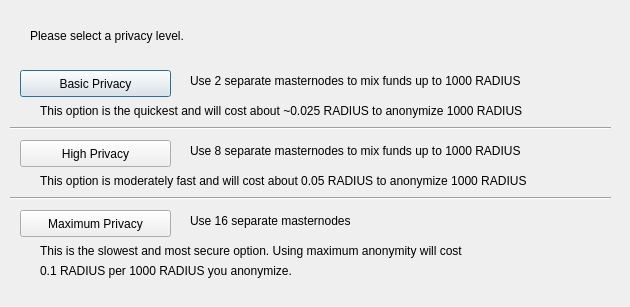
<?xml version="1.0" encoding="UTF-8"?>
<ui version="4.0">
 <class>DarksendConfig</class>
 <widget class="QDialog" name="DarksendConfig">
  <property name="geometry">
   <rect>
    <x>0</x>
    <y>0</y>
    <width>630</width>
    <height>307</height>
   </rect>
  </property>
  <property name="windowTitle">
   <string>Configure PrivateSend</string>
  </property>
  <widget class="QPushButton" name="buttonBasic">
   <property name="geometry">
    <rect>
     <x>20</x>
     <y>70</y>
     <width>151</width>
     <height>27</height>
    </rect>
   </property>
   <property name="text">
    <string>Basic Privacy</string>
   </property>
  </widget>
  <widget class="QPushButton" name="buttonHigh">
   <property name="geometry">
    <rect>
     <x>20</x>
     <y>140</y>
     <width>151</width>
     <height>27</height>
    </rect>
   </property>
   <property name="text">
    <string>High Privacy</string>
   </property>
  </widget>
  <widget class="QPushButton" name="buttonMax">
   <property name="geometry">
    <rect>
     <x>20</x>
     <y>210</y>
     <width>151</width>
     <height>27</height>
    </rect>
   </property>
   <property name="text">
    <string>Maximum Privacy</string>
   </property>
  </widget>
  <widget class="QLabel" name="label">
   <property name="geometry">
    <rect>
     <x>30</x>
     <y>20</y>
     <width>571</width>
     <height>31</height>
    </rect>
   </property>
   <property name="text">
    <string>Please select a privacy level.</string>
   </property>
  </widget>
  <widget class="QLabel" name="label_2">
   <property name="geometry">
    <rect>
     <x>190</x>
     <y>70</y>
     <width>421</width>
     <height>21</height>
    </rect>
   </property>
   <property name="text">
    <string>Use 2 separate masternodes to mix funds up to 1000 RADIUS</string>
   </property>
  </widget>
  <widget class="QLabel" name="label_3">
   <property name="geometry">
    <rect>
     <x>190</x>
     <y>140</y>
     <width>411</width>
     <height>21</height>
    </rect>
   </property>
   <property name="text">
    <string>Use 8 separate masternodes to mix funds up to 1000 RADIUS</string>
   </property>
  </widget>
  <widget class="QLabel" name="label_4">
   <property name="geometry">
    <rect>
     <x>190</x>
     <y>210</y>
     <width>421</width>
     <height>21</height>
    </rect>
   </property>
   <property name="text">
    <string>Use 16 separate masternodes</string>
   </property>
  </widget>
  <widget class="QLabel" name="label_6">
   <property name="geometry">
    <rect>
     <x>40</x>
     <y>100</y>
     <width>561</width>
     <height>21</height>
    </rect>
   </property>
   <property name="text">
    <string>This option is the quickest and will cost about ~0.025 RADIUS to anonymize 1000 RADIUS</string>
   </property>
  </widget>
  <widget class="QLabel" name="label_7">
   <property name="geometry">
    <rect>
     <x>40</x>
     <y>170</y>
     <width>561</width>
     <height>21</height>
    </rect>
   </property>
   <property name="text">
    <string>This option is moderately fast and will cost about 0.05 RADIUS to anonymize 1000 RADIUS</string>
   </property>
  </widget>
  <widget class="QLabel" name="label_8">
   <property name="geometry">
    <rect>
     <x>40</x>
     <y>240</y>
     <width>561</width>
     <height>21</height>
    </rect>
   </property>
   <property name="text">
    <string>This is the slowest and most secure option. Using maximum anonymity will cost</string>
   </property>
  </widget>
  <widget class="QLabel" name="label_9">
   <property name="geometry">
    <rect>
     <x>40</x>
     <y>260</y>
     <width>561</width>
     <height>21</height>
    </rect>
   </property>
   <property name="text">
    <string>0.1 RADIUS per 1000 RADIUS you anonymize.</string>
   </property>
  </widget>
  <widget class="Line" name="line">
   <property name="geometry">
    <rect>
     <x>10</x>
     <y>120</y>
     <width>601</width>
     <height>16</height>
    </rect>
   </property>
   <property name="orientation">
    <enum>Qt::Horizontal</enum>
   </property>
  </widget>
  <widget class="Line" name="line_2">
   <property name="geometry">
    <rect>
     <x>10</x>
     <y>190</y>
     <width>601</width>
     <height>16</height>
    </rect>
   </property>
   <property name="orientation">
    <enum>Qt::Horizontal</enum>
   </property>
  </widget>
 </widget>
 <resources/>
 <connections/>
</ui>
